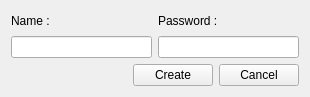
<?xml version="1.0" encoding="UTF-8"?>
<ui version="4.0">
 <class>ChannelCreationDialog</class>
 <widget class="QWidget" name="ChannelCreationDialog">
  <property name="geometry">
   <rect>
    <x>0</x>
    <y>0</y>
    <width>310</width>
    <height>97</height>
   </rect>
  </property>
  <property name="windowTitle">
   <string>Form</string>
  </property>
  <layout class="QVBoxLayout" name="verticalLayout_3">
   <item>
    <layout class="QHBoxLayout" name="horizontalLayout">
     <item>
      <layout class="QVBoxLayout" name="verticalLayout">
       <item>
        <widget class="QLabel" name="label">
         <property name="text">
          <string>Name :</string>
         </property>
        </widget>
       </item>
       <item>
        <widget class="QLineEdit" name="NameInput"/>
       </item>
      </layout>
     </item>
     <item>
      <layout class="QVBoxLayout" name="verticalLayout_2">
       <item>
        <widget class="QLabel" name="label_2">
         <property name="text">
          <string>Password :</string>
         </property>
        </widget>
       </item>
       <item>
        <widget class="QLineEdit" name="PasswordInput"/>
       </item>
      </layout>
     </item>
    </layout>
   </item>
   <item>
    <layout class="QHBoxLayout" name="horizontalLayout_2">
     <item>
      <spacer name="horizontalSpacer">
       <property name="orientation">
        <enum>Qt::Horizontal</enum>
       </property>
       <property name="sizeHint" stdset="0">
        <size>
         <width>40</width>
         <height>20</height>
        </size>
       </property>
      </spacer>
     </item>
     <item>
      <widget class="QPushButton" name="CreateButton">
       <property name="text">
        <string>Create</string>
       </property>
      </widget>
     </item>
     <item>
      <widget class="QPushButton" name="CancelButton">
       <property name="text">
        <string>Cancel</string>
       </property>
      </widget>
     </item>
    </layout>
   </item>
  </layout>
 </widget>
 <resources/>
 <connections/>
</ui>
